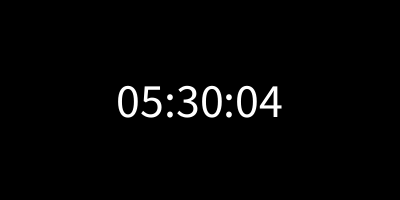
Frame 1 (no input)
Frame 60 (the mouse pressed at the canvas centre just before this capture): identical to frame 1, image omitted
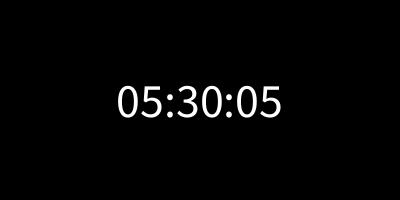
Frame 120 (the mouse held since frame 60 and released just before this capture)

The Processing sketch that drew these frames (run headless with seeded random() and noise(); from frame 60 on, the mouse is pressed at the canvas centre):

// Processing sketch: clock
// ── clock.pde
void setup() {
  size(400, 200);
  textAlign(CENTER, CENTER);
  textSize(48);
}

void draw() {
  background(0);
  fill(255);
  
  // Get the current hour, minute, and second
  int h = hour();
  int m = minute();
  int s = second();
  
  // Format the time as HH:MM:SS
  String timeString = nf(h, 2) + ":" + nf(m, 2) + ":" + nf(s, 2);
  
  // Display the time on the screen
  text(timeString, width / 2, height / 2);
}
